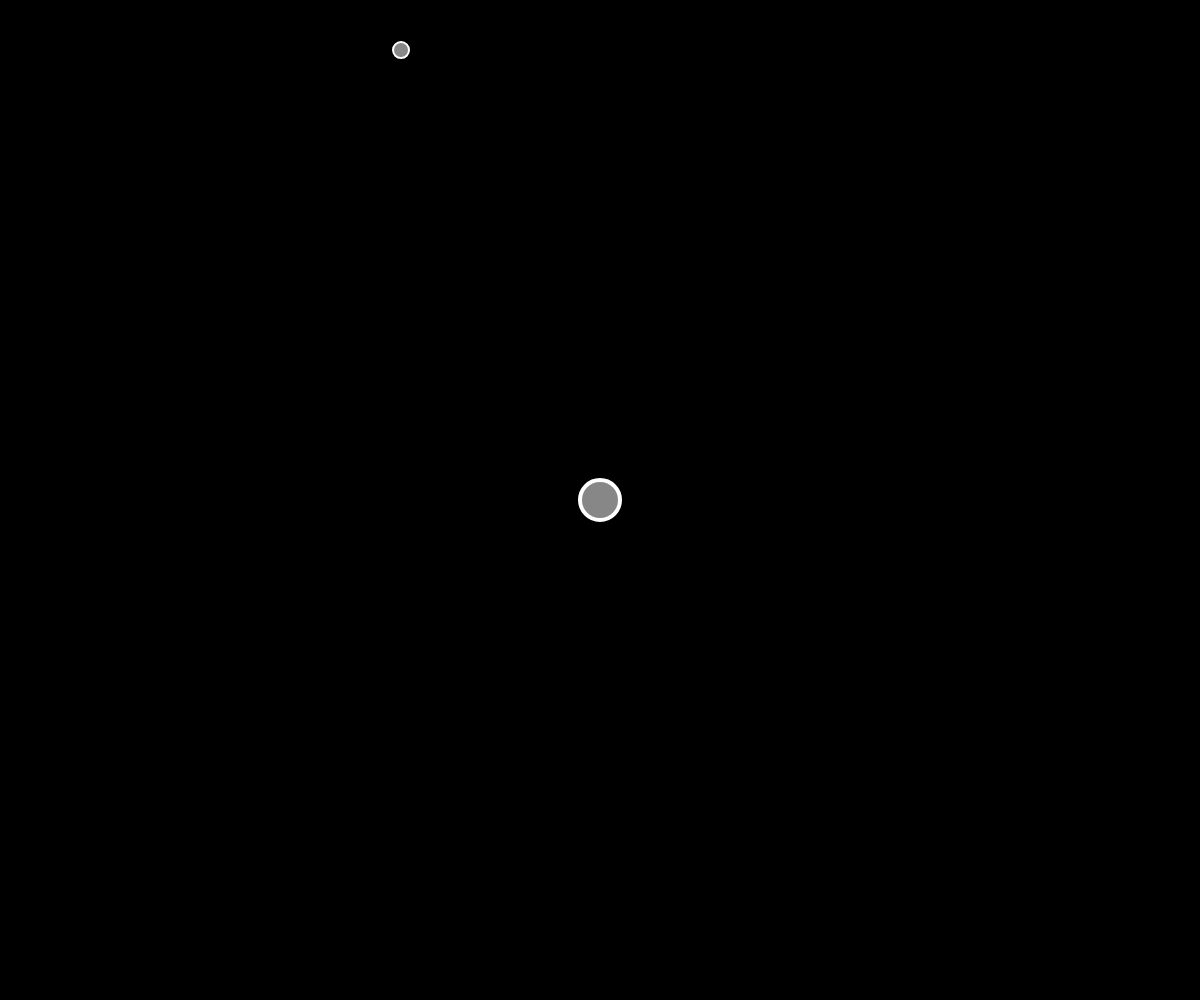
Frame 1 (no input)
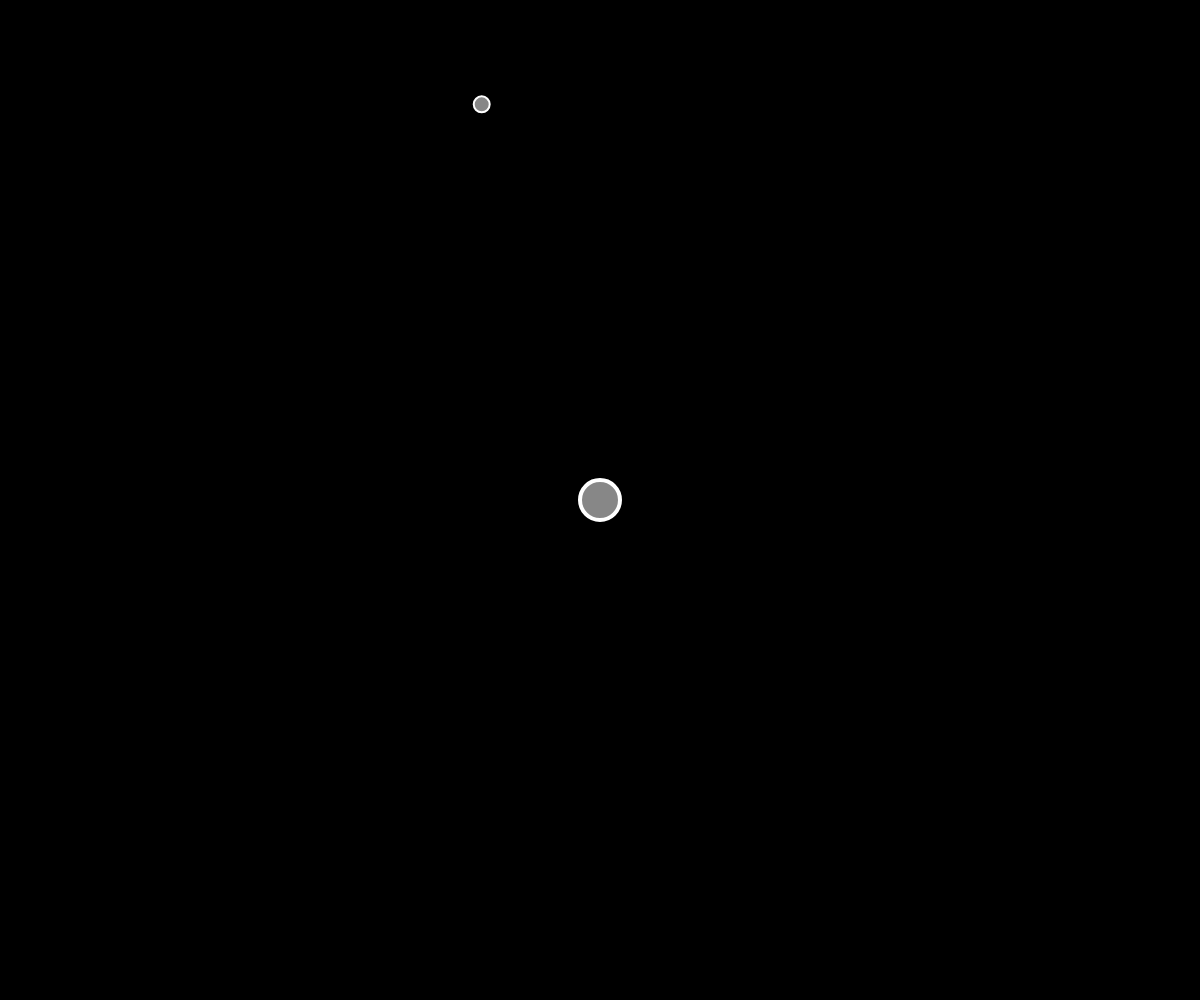
Frame 60 (no input)
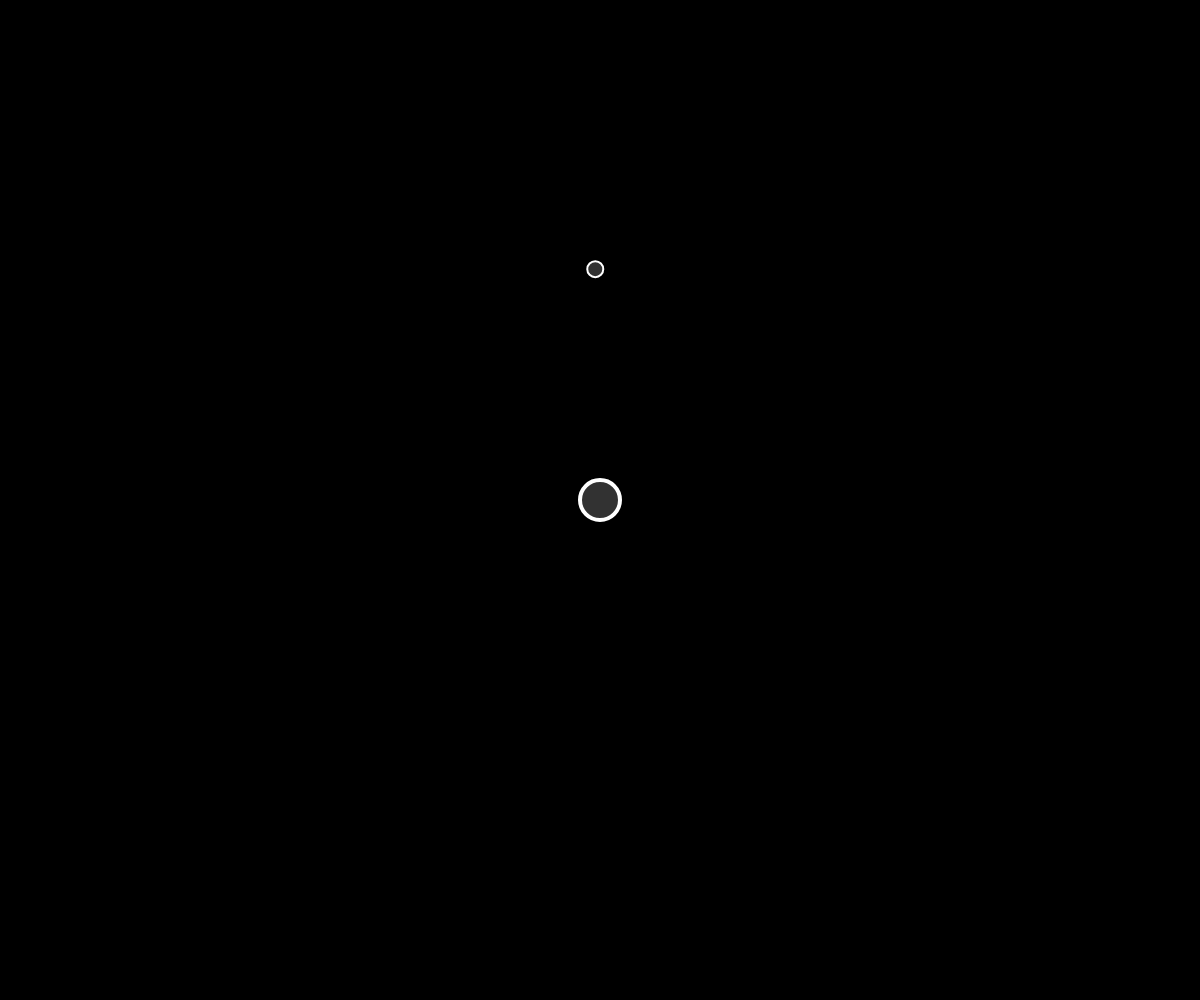
Frame 120 (the mouse pressed at the canvas centre since frame 60)

The p5.js sketch that drew these frames (run headless with seeded random() and noise() and a simulated clock; from frame 60 on, the mouse is pressed at the canvas centre):

// p5.js sketch
// ── sketch.js
var mover;
var attractor;

function setup() {
  createCanvas(windowWidth,windowHeight);
  mover = new Mover();
  attractor = new Attractor();
}

function draw() {
  background(0);

  var force = attractor.attract(mover);
  mover.applyForce(force);
  mover.update();

  attractor.drag();
  attractor.hover(mouseX,mouseY);

  attractor.display();
  mover.display();
}

function mousePressed() {
  attractor.clicked(mouseX,mouseY);
}

function mouseReleased() {
  attractor.stopDragging();
}

// ── attractor.js
function Attractor(){
  this.position = createVector(width/2,height/2);
  this.mass = 20;
  this.grav = 1;
  this.dragOffset = createVector(0.0,0.0);
  this.dragging = false;
  this.rollover = false;
}

Attractor.prototype.attract = function(mover){
  var force = p5.Vector.sub(this.position,mover.position);
  var d = force.mag();
  d = constrain(d,5,25);
  force.normalize();
  var strength = (this.grav * this.mass) / (d*d);
  force.mult(strength);
  return force;
}

Attractor.prototype.display = function(){
  ellipseMode(CENTER);
  strokeWeight(4);
  stroke(255);
  if(this.dragging) fill(50);
  else if(this.rollover) fill(100);
  else fill(172,200);
  ellipse(this.position.x,this.position.y,this.mass*2,this.mass*2);
}

Attractor.prototype.clicked = function(mx,my){
  var d = dist(mx,my,this.position.x,this.position.y);
  if(d < this.mass){
    this.dragging = true;
    this.dragOffset.x = this.position.x-mx;
    this.dragOffset.y = this.position.y-my;
  }
}

Attractor.prototype.hover = function(mx,my){
  var d = dist(mx,my,this.position.x,this.position.y);
  this.rollover = (d < this.mass) ? true : false;
}

Attractor.prototype.stopDragging = function(){
  this.dragging = false;
}

Attractor.prototype.drag = function(){
  if(this.dragging){
    this.position.x = mouseX + this.dragOffset.x;
    this.position.y = mouseY + this.dragOffset.y;
  }
}

// ── mover.js
function Mover(){
  this.position = createVector(400,50);
  this.velocity = createVector(1,0);
  this.acceleration = createVector(0,0);
  this.mass = 1;
}

Mover.prototype.applyForce = function(force){
  var f = p5.Vector.div(force,this.mass);
  this.acceleration.add(f);
}

Mover.prototype.update = function(){
  this.velocity.add(this.acceleration);
  this.position.add(this.velocity);
  this.acceleration.mult(0);
}

Mover.prototype.display = function(){
  stroke(255);
  strokeWeight(2);
  ellipse(this.position.x,this.position.y,16,16);
}

Mover.prototype.checkEdges = function(){
  if (this.position.x > width) {
    this.position.x = 0;
  } else if (this.position.x < 0) {
    this.position.x = width;
  }
  if (this.position.y > height) {
    this.velocity.y *= -1;
    this.position.y = height;
  }
}
